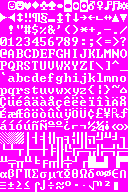
#> input picture curses.png, 128 x 192 px
$ python df2html.py curses.png curses.png
#> lines starting #> are read from the running program, lines starting #| are printed output that depends on the picture
#! /usr/bin/python

#./png.py [file]
import sys
from copy import deepcopy
from PIL import Image
import numpy as np

#Initialisation Variables
quickfort = False
height = 12
width = 8
out = "disp.html"
im = Image.open("curses.png")
#> im is the input picture: PIL image 128x192 P; mean R, G, B 255, 77, 255
curses = np.array(im)
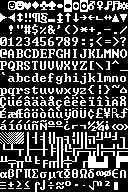
#> curses: shape (192, 128); values 0 (black) and 1 (white), 30.2% white in thin lines or dots

carray = [	["&nbsp;","☺","☻","♥","♦","♣","♠","•","◘","○","◙","♂","♀","♪","♫","☼"],
		["►","◄","↕","‼","¶","§","▬","↨","↑","↓","→","←","∟","↔","▲","▼"],
		[" ","!","\"","#","$","%","&","'","(",")","*","+",",","-",".","/"],
		["0","1","2","3","4","5","6","7","8","9",":",";","<","=",">","?"],
		["@","A","B","C","D","E","F","G","H","I","J","K","L","M","N","O"],
		["P","Q","R","S","T","U","V","W","X","Y","Z","[","\\","]","^","_"],
		["`","a","b","c","d","e","f","g","h","i","j","k","l","m","n","o"],
		["p","q","r","s","t","u","v","w","x","y","z","{","|","}","~","⌂"],
		["Ç","ü","é","â","ä","à","å","ç","ê","ë","è","ï","î","ì","Ä","Å"],
		["É","æ","Æ","ô","ö","ò","û","ù","ÿ","Ö","Ü","¢","£","¥","₧","ƒ"],
		["á","í","ó","ú","ñ","Ñ","ª","º","¿","⌐","¬","½","¼","¡","«","»"],
		["░","▒","▓","│","┤","╡","╢","╖","╕","╣","║","╗","╝","╜","╛","┐"],
		["└","┴","┬","├","─","┼","╞","╟","╚","╔","╩","╦","╠","═","╬","╧"],
		["╨","╤","╥","╙","╘","╒","╓","╫","╪","┘","┌","█","▄","▌","▐","▀"],
		["α","ß","Γ","π","Σ","σ","µ","τ","Φ","Θ","Ω","δ","∞","φ","ε","∩"],
		["≡","±","≥","≤","⌠","⌡","÷","≈","°","∙","·","√","ⁿ","²","■"," "]]


#open image
im = Image.open(sys.argv[1])
im = im.convert('RGB')	#convert to RGB from whatever
arr = np.array(im)
arr = arr[:,:,:3]	#remove alpha channel
disp_arr = deepcopy(arr)

#calc x_diffs
diff = [0]*(len(arr)-1)
#> diff = 191 values from 0 to 0
max_diff = -1
max_diff_i = -1
ydiff = [0]*(len(arr[0]))
#> ydiff = 128 values from 0 to 0

for j in range(0,len(arr)-1):
	for i in range(0,len(arr[0])):
		if not(arr[j,i]==arr[j+1,i]).all():
			diff[j] = diff[j] + 1
			ydiff[i] = ydiff[i] + 1
	if diff[j] > max_diff:
		max_diff = diff[j]
		max_diff_i = j
#> this loop made 191 passes
#> max_diff on passes 1, 7, 10, 37, 46, 49, 58, 149: 38, 39, 47, 48, 50, 72, 75, 85
#> after the loop, diff = 191 values, max 85 at index 148, min 0 at index 35, mean 27.03; max_diff = 85; max_diff_i = 148; ydiff = 128 values, max 76 at index 10, min 4 at index 31, mean 40.33

#calc y_diffs
min_ydiff = 999
for i in range(0,len(ydiff)):
	if min_ydiff > ydiff[i]:
		min_ydiff = ydiff[i]
#> this loop made 128 passes
#> min_ydiff on passes 1, 2, 7, 8, 32: 40, 38, 28, 12, 4
#> after the loop, min_ydiff = 4

#for each possible offset
for u_offset in range(0,height):
	disp_arr_bak = deepcopy(disp_arr)
	f1=open(out,"w")
#	u_offset = int(sys.argv[2])
	dead = 0
	d_offset = height-u_offset

	#draw horizontal grid
	u_work_i = max_diff_i + u_offset
	d_work_i = max_diff_i - d_offset
	while u_work_i < len(arr):
		for i in range(0,len(arr[0])):
			disp_arr[u_work_i,i] = [255,255,255]
		u_work_i = u_work_i + height
	while d_work_i >= 0:
		for i in range(0,len(arr[0])):
			disp_arr[d_work_i,i] = [255,255,255]
		d_work_i = d_work_i - height
	top_y = d_work_i + height + 1

	#draw vertical grid
	mod = [0]*width
	for i in range(0,len(ydiff)):
		if ydiff[i] == min_ydiff:
			mod[i%width] = mod[i%width] + 1
	max_mod = -1
	max_mod_i = -1
	for i in range(0,width):
		if max_mod <= mod[i]:
			max_mod = mod[i]
			max_mod_i = i

	for i in range(0,len(arr[0])-1):
		if i%width == max_mod_i:
			for j in range(0,len(arr)-1):
				disp_arr[j,i] = [255,255,255]
	top_x = max_mod_i + 1

	#print output
	print("<head><link rel='stylesheet' type='text/css' href='./df.css'></head><body>",file=f1)

	counter = 0
	for j in range(0,int(len(arr)/12)):
		back_bak = [0,0,0]
		fore_bak = [0,0,0]
		for i in range(0,int(len(arr[0])/8)):
			subarr = deepcopy(arr[top_y+j*height:top_y+j*height+height,top_x+i*width:top_x+i*width+width])
			if len(subarr)<1 or len(subarr[0])<1:	#break if tile is incomplete
				break
			back = deepcopy(subarr[0][0]).tolist()	#get background colour (top left pixel)
			fore = [0,0,0]

			#reduce subarray to two colours
			for k in range(0,len(subarr)):
				for l in range(0,len(subarr[0])):
					if (subarr[k][l]==back).all():
						subarr[k][l] = [0,0,0]
					else:
						fore = deepcopy(subarr[k][l]).tolist()
						subarr[k][l] = [255,255,255]
			subarr = np.array(Image.fromarray(subarr).convert("1",dither=Image.NONE))

			breakpoint = 0

			#compare to each curses tile
			for curses_y in range(0,16):
				for curses_x in range(0,16):
					change = 0
					subcurses = curses[curses_y*height:curses_y*height+height,curses_x*width:curses_x*width+width]
					if len(subcurses)!=len(subarr) or len(subcurses[0])!=len(subarr[0]):	#break if partial tiles
						breakpoint = 1
						break;
					if (subcurses==subarr).all() or (subcurses!=subarr).all():	#if match
						if(subcurses!=subarr).all():	#swap foreground and background colour if they are inverted
							fore,back = back,fore

						#html shenanigans
						if (fore==fore_bak or (curses_y==0 and curses_x==0)) and back==back_bak:
							if not(i):
								print("<span>",end="",file=f1)
							pass;
#						elif (fore==fore_bak or (curses_y==0 and curses_x==0)) and back!=back_bak:
#							print("</span><span style='background-color:rgb({},{},{})'>".format(back[0],back[1],back[2]),end="",file=f1)
						elif fore!=fore_bak and back==[0,0,0]:
							print("</span><span style='color:rgb({},{},{})'>".format(fore[0],fore[1],fore[2]),end="",file=f1)
							change = 1
						else:
							print("</span><span style='color:rgb({},{},{});background-color:rgb({},{},{})'>".format(fore[0],fore[1],fore[2],back[0],back[1],back[2]),end="",file=f1)
							change = 1
						print(carray[curses_y][curses_x],end="",file=f1)
						if(quickfort):
							if(back != [0,0,0]):
								glyph = carray[curses_y][curses_x]
								if(glyph == "&nbsp;"):
									print("d,",end="")
								elif(glyph == "<"):
									print("u,",end="")
								elif(glyph == ">"):
									print("j,",end="")
								elif(glyph == "X"):
									print("i,",end="")
								elif(glyph == "_"):
									print("h,",end="")
								elif(glyph == "▲"):
									print("r,",end="")
								else:
									print(" ,",end="")
							else:
								print(" ,",end="")
#						print("</span>",end="",file=f1)
						if curses_y!=0 or curses_x!=0 or change:
							fore_bak = deepcopy(fore)
						back_bak = deepcopy(back)
						breakpoint = 1
						counter = counter + 1
						break
				if breakpoint:
					break
			if not(breakpoint):
				if j!=int(len(arr)/12)-1 and i!=int(len(arr[0])/8)-1:	#file doesn't fail on the last line
					dead = 1
				break;
		if dead:	#errors are present in the file
			f1.close()
			break;
		print("</span><br>",file=f1)
		if(quickfort):
			print("#")
	if not(dead):
		break
	disp_arr = deepcopy(disp_arr_bak)
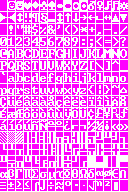
#> disp_arr: shape (192, 128, 3); mean R, G, B 255, 122.1, 255
print("</body>",end="",file=f1)
f1.close()

if dead:	#if no offsets work
	f1=open(out,"w")
	print("ERROR",file=f1)

#print(counter)	#print number of tiles
#draw image
#Image.fromarray(disp_arr).show()
